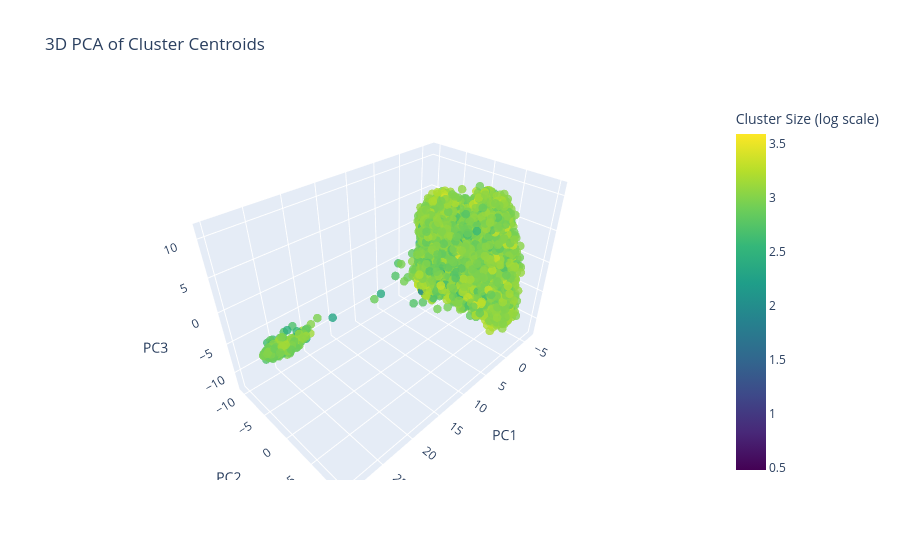

This figure's notebook cell:
### Code cell
import plotly.graph_objects as go

fig = go.Figure(data=[go.Scatter3d(
	x=df_pca["PC1"],
	y=df_pca["PC2"],
	z=df_pca["PC3"],
	mode='markers',
	marker=dict(
		size=5,
		color=np.log10(counts + 1),  # Use log scale for color
		colorscale='Viridis',
		opacity=0.8,
		colorbar=dict(title='Cluster Size (log scale)')
	)
)])

fig.update_layout(
	title='3D PCA of Cluster Centroids',
	scene=dict(
		xaxis_title='PC1',
		yaxis_title='PC2',
		zaxis_title='PC3'
	)
)
fig.show()

### Figure 1 — Plotly figure (JSON) as saved in the notebook; plotly's stock layout.template omitted (floating-point values rounded to 4 significant figures; data arrays with more than 128 entries replaced by an {"elided": "..."} marker saying what was removed)
{"data": [{"marker": {"color": {"elided": "10000 float values"}, "colorbar": {"title": {"text": "Cluster Size (log scale)"}}, "colorscale": [[0, "#440154"], [0.1111, "#482878"], [0.2222, "#3e4989"], [0.3333, "#31688e"], [0.4444, "#26828e"], [0.5556, "#1f9e89"], [0.6667, "#35b779"], [0.7778, "#6ece58"], [0.8889, "#b5de2b"], [1, "#fde725"]], "opacity": 0.8, "size": 5}, "mode": "markers", "type": "scatter3d", "x": {"elided": "10000 float values"}, "y": {"elided": "10000 float values"}, "z": {"elided": "10000 float values"}}], "layout": {"scene": {"xaxis": {"title": {"text": "PC1"}}, "yaxis": {"title": {"text": "PC2"}}, "zaxis": {"title": {"text": "PC3"}}}, "title": {"text": "3D PCA of Cluster Centroids"}}}
